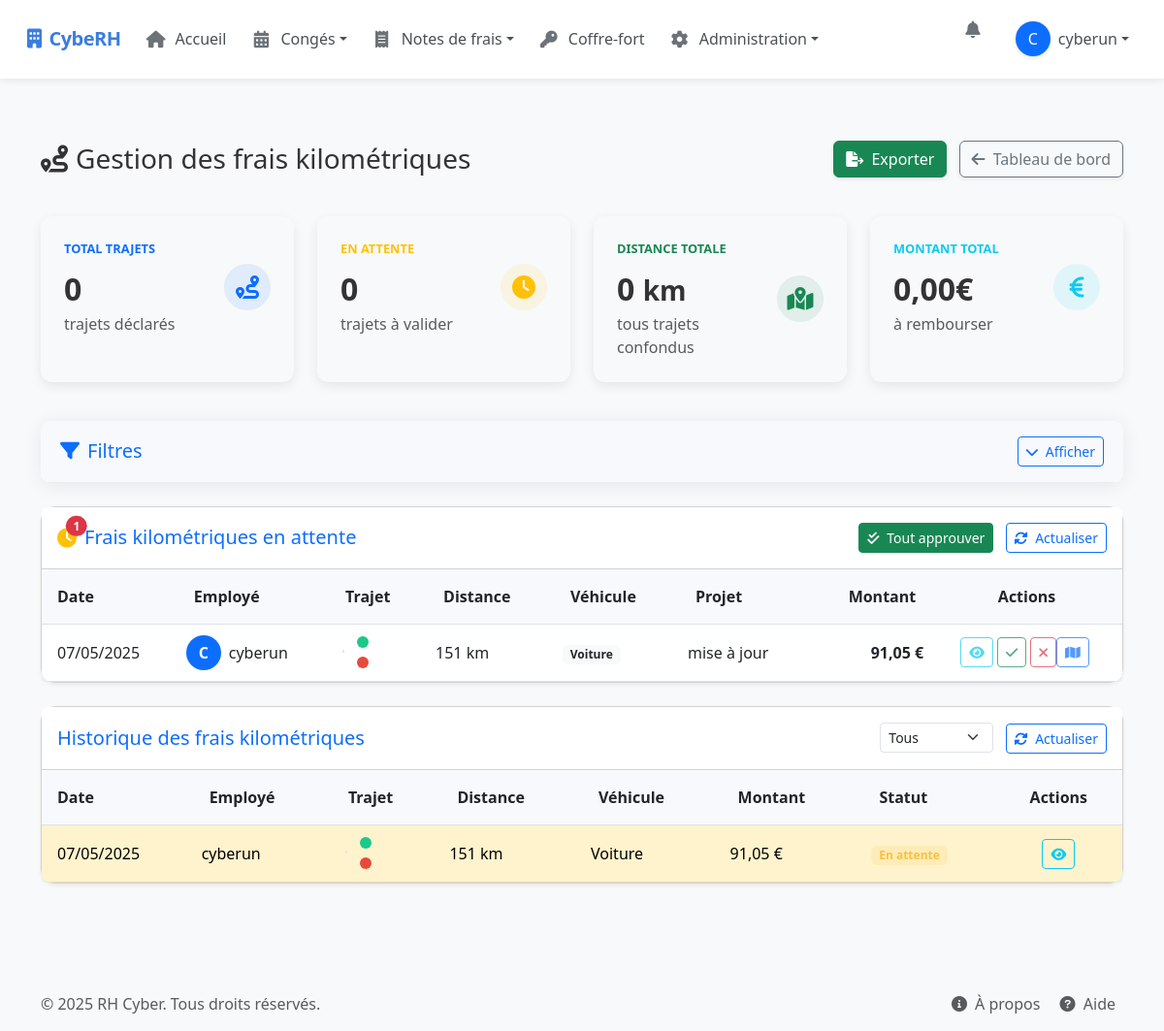
Before: /manage-kilometric-expenses/ (signed in) with the older database file.
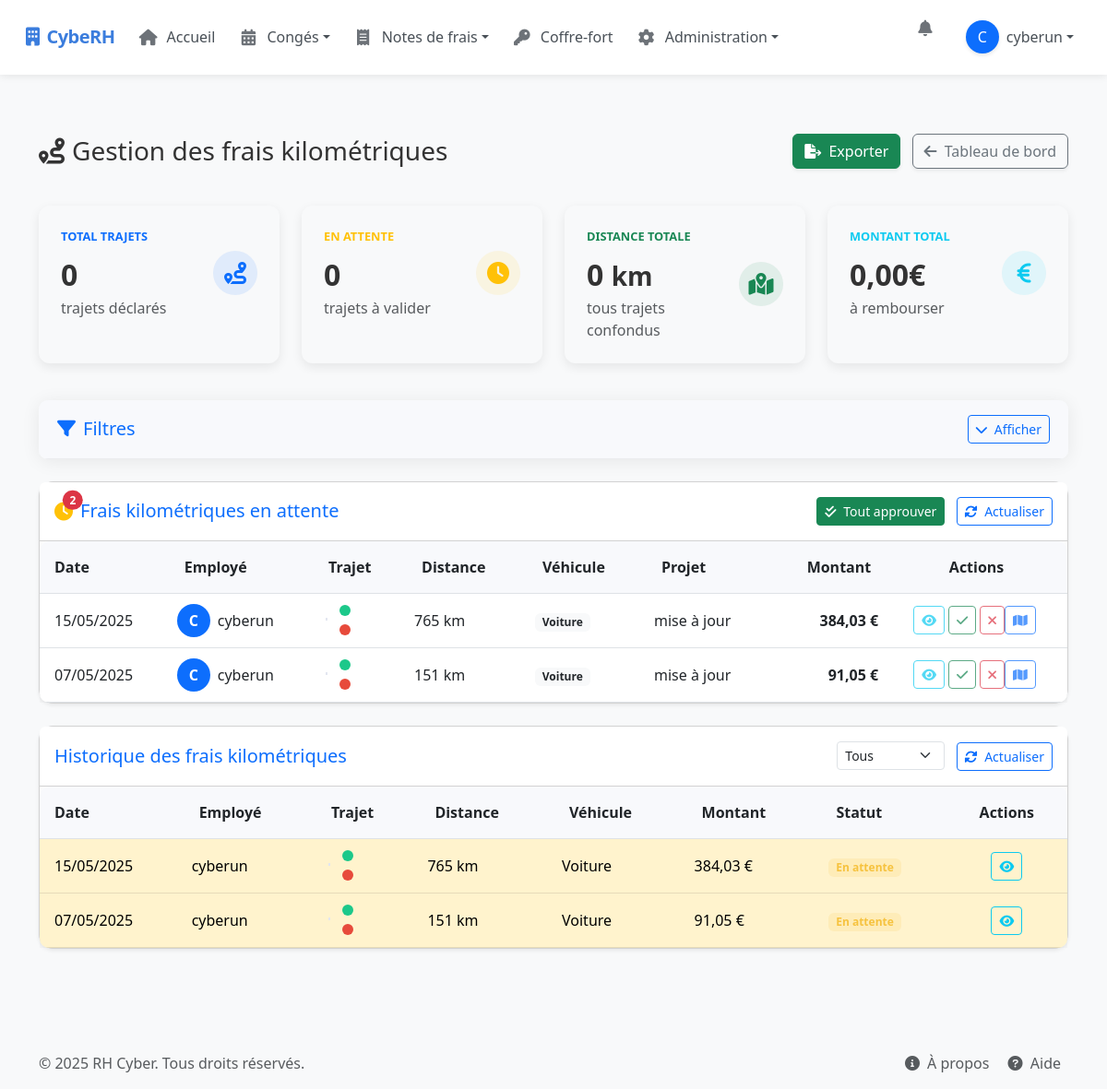
After: the same page with the newer database file.
### rh_management/models.py (models this page shows, shortened)
class KilometricExpense(models.Model):
    VEHICLE_TYPE_CHOICES = (
        ('car', 'Voiture'),
        ('electric_car', 'Voiture électrique'),
        ('motorbike', 'Moto'),
    )
    FISCAL_POWER_CHOICES = (
        ('small', '3 CV et moins'),
        ('medium', '4 à 5 CV'),
        ('large', '6 à 7 CV'),
        ('xlarge', '8 CV et plus'),
        ('electric', 'Électrique'),
        ('motorbike', 'Moto/Scooter'),
    )
    STATUS_CHOICES = (
        ('pending', 'En attente'),
        ('approved', 'Approuvé'),
        ('rejected', 'Rejeté'),
    )
    user = models.ForeignKey(User, on_delete=models.CASCADE, related_name='kilometric_expenses')
    date = models.DateField()
    description = models.CharField(max_length=255)
    departure = models.CharField(max_length=255)
    arrival = models.CharField(max_length=255)
    departure_lat = models.FloatField(blank=True, null=True)
    departure_lng = models.FloatField(blank=True, null=True)
    arrival_lat = models.FloatField(blank=True, null=True)
    arrival_lng = models.FloatField(blank=True, null=True)
    distance = models.IntegerField()  # en km
    amount = models.DecimalField(max_digits=8, decimal_places=2)
    vehicle_type = models.CharField(max_length=20, choices=VEHICLE_TYPE_CHOICES)
    fiscal_power = models.CharField(max_length=20, choices=FISCAL_POWER_CHOICES)
    status = models.CharField(max_length=20, choices=STATUS_CHOICES, default='pending')
    project = models.CharField(max_length=100, blank=True, null=True)
    comment = models.TextField(blank=True, null=True)
    created_at = models.DateTimeField(auto_now_add=True)
    updated_at = models.DateTimeField(auto_now=True)
    class Meta:
        ordering = ['-date']

### rh_management/views/kilometric_expense_views.py (the view)
# urls.py: path("manage-kilometric-expenses/", manage_kilometric_expenses, name="manage_kilometric_expenses"),  # Manage kilometric expenses
@login_required
@user_passes_test(is_admin_hr_or_encadrant)
def manage_kilometric_expenses(request):
    expenses = KilometricExpense.objects.all().order_by('-date')
    pending_expenses = expenses.filter(status='pending')
    for expense in expenses:
        if not expense.amount or expense.amount == 0:
            expense.amount = expense.calculate_amount()
            expense.save()
    total_stats = expenses.aggregate(
        total_distance=Sum('distance'),
        total_amount=Sum('amount')
    )
    context = {
        'expenses': expenses,
        'pending_expenses': pending_expenses,  # Ajouter les frais en attente au contexte
        'all_expenses': expenses,  # Pour la section historique
        'pending_count': pending_expenses.count(),
        'total_distance': float(total_stats['total_distance'] or 0),
        'total_amount': float(total_stats['total_amount'] or 0),
        'average_distance': float(total_stats['total_distance'] or 0) / expenses.count() if expenses.exists() else 0,
        'new_leave_requests_count': LeaveRequest.objects.filter(status='pending').count(),
        'new_expense_reports_count': ExpenseReport.objects.filter(status='pending').count(),
        'new_kilometric_expenses_count': pending_expenses.count(),
        'is_admin': request.user.is_superuser,
        'is_rh': request.user.is_staff,
        'is_encadrant': request.user.groups.filter(name='Encadrant').exists(),
    }
    return render(request, 'rh_management/manage_kilometric_expenses.html', context)

### rh_management/views/permissions.py (called while the page is built)
def is_admin_hr_or_encadrant(user):
    return user.is_superuser or user.is_staff or user.groups.filter(name='Encadrant').exists()

### templates/rh_management/manage_kilometric_expenses.html (shortened to what the changed rows need)
{% extends "base.html" %}
{% block content %}
<div class="container py-4">
    <div class="d-sm-flex align-items-center justify-content-between expense-header">
        <h1 class="h3 mb-0 text-gray-800"><i class="fas fa-route me-2"></i>Gestion des frais kilométriques</h1>
    </div>
    <div class="card shadow-sm mb-4 rounded-4">
        <div class="card-header py-3 d-flex justify-content-between align-items-center bg-white rounded-top">
            <div class="d-flex align-items-center">
                <span class="position-relative me-2">
                    <i class="fas fa-clock fa-lg text-warning"></i>
                    {% if pending_expenses %}
                    <span class="position-absolute top-0 start-100 translate-middle badge rounded-pill bg-danger">
                        {{ pending_expenses|length }}
                    </span>
                    {% endif %}
                </span>
            </div>
        </div>
        <div class="card-body p-0">
            {% if pending_expenses %}
                <div class="table-responsive">
                    <table class="table table-hover trip-table align-middle mb-0" id="pendingTripsTable">
                        <thead>
                            <tr>
                                <th class="ps-3">Date</th>
                                <th>Employé</th>
                                <th>Trajet</th>
                                <th>Distance</th>
                                <th>Véhicule</th>
                                <th>Projet</th>
                                <th class="text-end">Montant</th>
                                <th class="text-center">Actions</th>
                            </tr>
                        </thead>
                        <tbody>
                            {% for expense in pending_expenses %}
                                <tr class="trip-row">
                                    <td class="ps-3">{{ expense.date|date:"d/m/Y" }}</td>
                                    <td>
                                        <div class="d-flex align-items-center">
                                            <div class="user-bubble bg-primary text-white me-2">
                                                {{ expense.user.get_full_name|default:expense.user.username|slice:":1"|upper }}
                                            </div>
                                            <div>{{ expense.user.get_full_name|default:expense.user.username }}</div>
                                        </div>
                                    </td>
                                    <td>
                                        <div class="small route-path">
                                            <span class="route-dot start"></span>{{ expense.departure|truncatechars:20 }}
                                        </div>
                                        <div class="small route-path">
                                            <span class="route-dot end"></span>{{ expense.arrival|truncatechars:20 }}
                                        </div>
                                    </td>
                                    <td>{{ expense.distance }} km</td>
                                    <td><span class="badge bg-light text-dark">{{ expense.get_vehicle_type_display }}</span></td>
                                    <td>{{ expense.project|default:"-" }}</td>
                                    <td class="text-end fw-bold">{{ expense.amount|floatformat:2 }} €</td>
                                    <td>
                                        <div class="btn-group-actions d-flex justify-content-center">
                                            <button type="button" class="btn btn-sm btn-outline-info me-1 view-trip"
                                                    data-bs-toggle="modal"
                                                    data-bs-target="#detailsModal{{ expense.id }}">
                                                <i class="fas fa-eye"></i>
                                            </button>
                                            <button type="button" class="btn btn-sm btn-outline-success me-1 approve-trip"
                                                    data-bs-toggle="modal"
                                                    data-bs-target="#approveModal{{ expense.id }}">
                                                <i class="fas fa-check"></i>
                                            </button>
                                            <button type="button" class="btn btn-sm btn-outline-danger reject-trip"
                                                    data-bs-toggle="modal"
                                                    data-bs-target="#rejectModal{{ expense.id }}">
                                                <i class="fas fa-times"></i>
                                            </button>
                                            <button type="button" class="btn btn-sm btn-outline-primary me-1 view-map-btn"
                                                    data-id="{{ expense.id }}"
                                                    data-bs-toggle="modal"
                                                    data-bs-target="#viewMapModal">
                                                <i class="fas fa-map"></i>
                                            </button>
                                        </div>
                                    </td>
                                </tr>
                            {% endfor %}
                        </tbody>
                    </table>
                </div>
            {% endif %}
        </div>
    </div>
    <div class="card shadow-sm mb-4 rounded-4">
        <div class="card-body p-0">
            {% if all_expenses %}
                <div class="table-responsive">
                    <table class="table table-hover trip-table align-middle mb-0" id="allTripsTable">
                        <thead>
                            <tr>
                                <th class="ps-3">Date</th>
                                <th>Employé</th>
                                <th>Trajet</th>
                                <th>Distance</th>
                                <th>Véhicule</th>
                                <th>Montant</th>
                                <th>Statut</th>
                                <th class="text-center">Actions</th>
                            </tr>
                        </thead>
                        <tbody>
                            {% for expense in all_expenses %}
                                <tr class="trip-row {% if expense.status == 'pending' %}table-warning{% elif expense.status == 'rejected' %}table-danger{% endif %}">
                                    <td class="ps-3">{{ expense.date|date:"d/m/Y" }}</td>
                                    <td>{{ expense.user.get_full_name|default:expense.user.username }}</td>
                                    <td>
                                        <div class="small route-path">
                                            <span class="route-dot start"></span>{{ expense.departure|truncatechars:20 }}
                                        </div>
                                        <div class="small route-path">
                                            <span class="route-dot end"></span>{{ expense.arrival|truncatechars:20 }}
                                        </div>
                                    </td>
                                    <td>{{ expense.distance }} km</td>
                                    <td>{{ expense.get_vehicle_type_display }}</td>
                                    <td>{{ expense.amount|floatformat:2 }} €</td>
                                    <td>
                                        <span class="badge status-{{ expense.status }}">{{ expense.get_status_display }}</span>
                                    </td>
                                    <td class="text-center">
                                        <button type="button" class="btn btn-sm btn-outline-info view-trip"
                                                data-bs-toggle="modal"
                                                data-bs-target="#detailsHistoryModal{{ expense.id }}">
                                            <i class="fas fa-eye"></i>
                                        </button>
                                    </td>
                                </tr>
                            {% endfor %}
                        </tbody>
                    </table>
                </div>
            {% endif %}
        </div>
    </div>
</div>
{% endblock content %}
{% block extra_scripts %}
<link rel="stylesheet" href="https://unpkg.com/leaflet/dist/leaflet.css" />
<link rel="stylesheet" href="https://unpkg.com/leaflet-routing-machine@3.2.12/dist/leaflet-routing-machine.css" />
{% endblock extra_scripts %}

Changed rows visible on the page:
added KilometricExpense: date "15/05/2025", user.get_full_name "C", user.get_full_name "cyberun", distance "765", vehicle_type "Voiture", project "mise à jour", amount "384,03", status "En attente"
Other visible differences:
{{ pending_expenses|length }}: "1" → "2"
